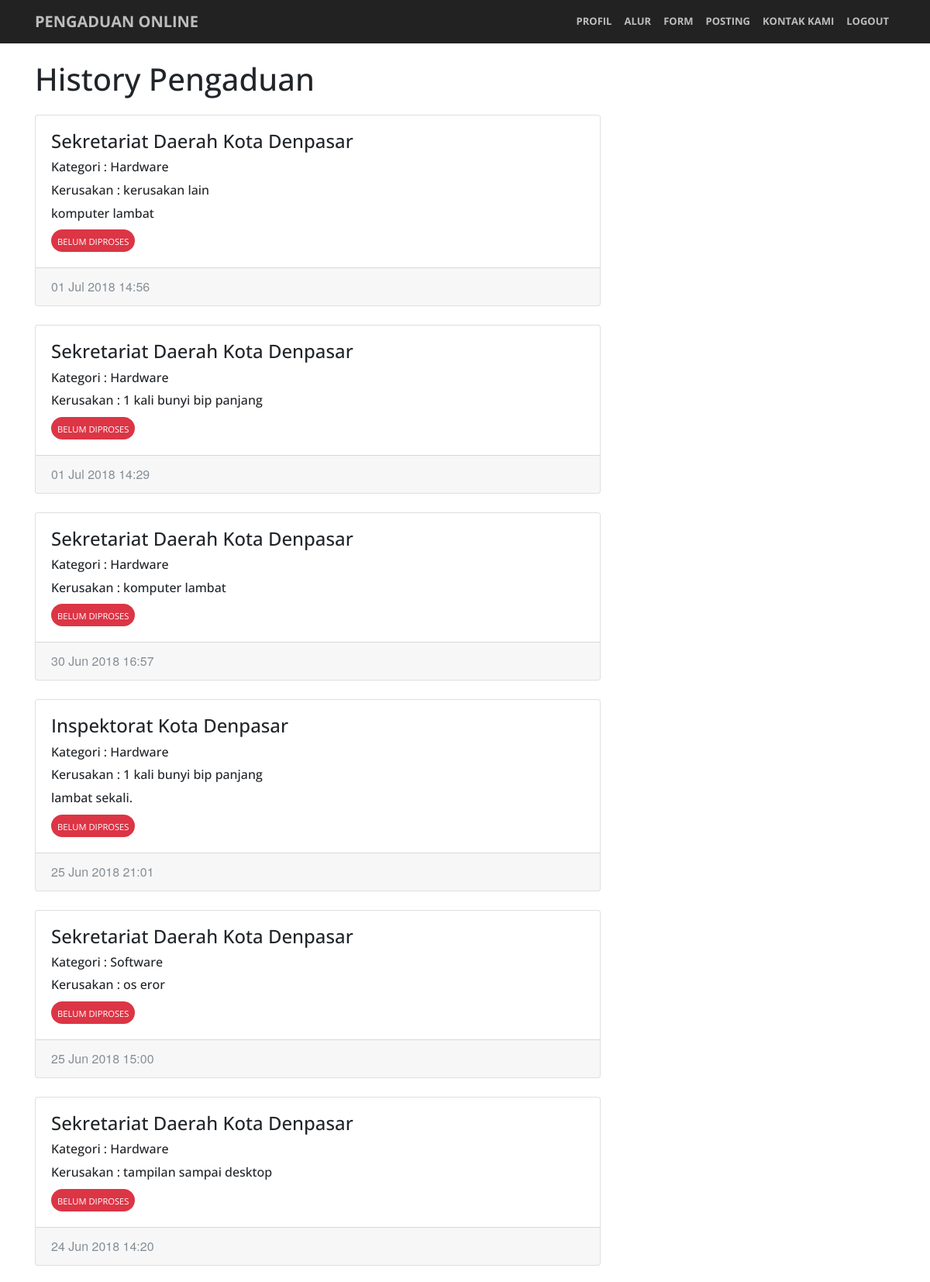
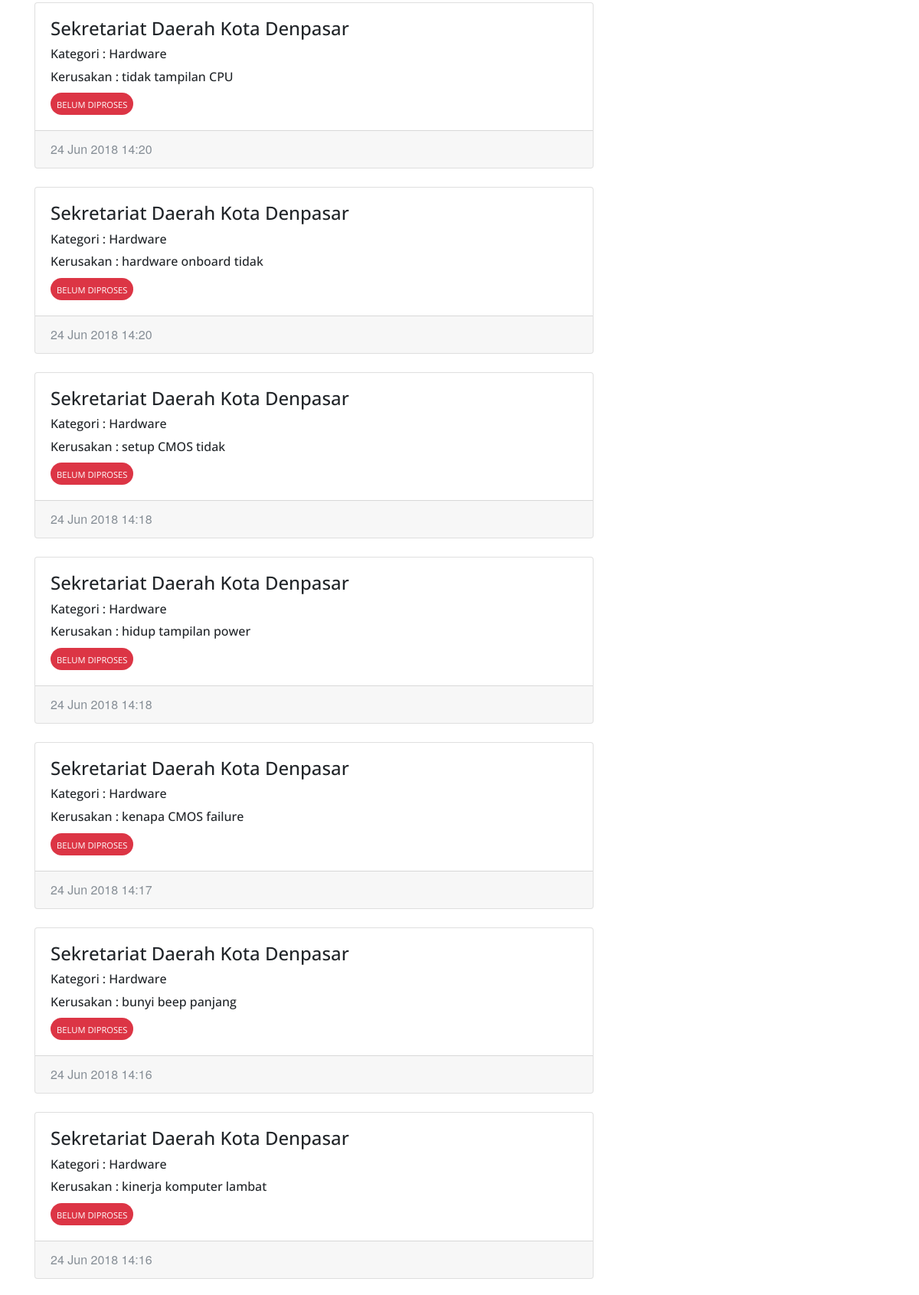
Page /index.php/welcome/posting (upper part) on the committed database (2 pictures, top to bottom).
### tables this page shows
CREATE TABLE `tabelpengaduan` (
  `id` int(5) NOT NULL AUTO_INCREMENT,
  `idInstansi` int(5) NOT NULL,
  `idKategori` int(5) NOT NULL,
  `idKerusakan` int(5) NOT NULL,
  `comment` varchar(100) DEFAULT NULL,
  `timestamp` timestamp NOT NULL DEFAULT CURRENT_TIMESTAMP,
  `status` varchar(50) DEFAULT 'belum diproses',
  `nomorSurat` varchar(50) DEFAULT NULL,
  PRIMARY KEY (`id`)
);

CREATE TABLE `instansi` (
  `id` int(5) NOT NULL AUTO_INCREMENT,
  `nama` varchar(100) DEFAULT NULL,
  PRIMARY KEY (`id`)
);

CREATE TABLE `kategori` (
  `id` int(5) NOT NULL AUTO_INCREMENT,
  `nama` varchar(50) DEFAULT NULL,
  PRIMARY KEY (`id`)
);

CREATE TABLE `kerusakan` (
  `id` int(5) NOT NULL AUTO_INCREMENT,
  `idKategori` int(5) NOT NULL,
  `namaKerusakan` text,
  PRIMARY KEY (`id`)
);

### application/controllers/welcome.php (called while the page is built, shortened)
<?php
class Welcome extends CI_Controller {
	public function posting()
	{
		$get_posting = $this->db->select('p.*, i.nama as instansi, k.nama as kategori, namaKerusakan')->from('tabelPengaduan p')
			->join('instansi i', 'i.id = p.idInstansi')
			->join('kategori k', 'k.id = p.idKategori')
			->join('kerusakan kr', 'kr.id = p.idKerusakan')
			->order_by('id','desc')
			->get();
			$data['posting'] = $get_posting->result();
		$this->load->view('posting', $data);
	}
}

### index.php (called while the page is built, shortened)
<?php
require_once BASEPATH.'core/CodeIgniter.php';

### application/views/posting.php (the view, shortened to what this page needs)
<!DOCTYPE html>
<html lang="en">
  <head>
    <link href="<?php echo base_url() ?>assets/vendor/bootstrap/css/bootstrap.min.css" rel="stylesheet">
    <link href="/skripsi/assets/vendor/font-awesome/css/font-awesome.min.css" rel="stylesheet" type="text/css">
    <link href="<?php echo base_url() ?>assets/css/blog-post.css" rel="stylesheet">
    <link href="/skripsi/assets/css/creative.min.css" rel="stylesheet">
  </head>
  <body>
    <nav class="navbar navbar-expand-lg navbar-light bg-dark fixed-top" id="mainNav">
      <div class="container">
        <a class="navbar-brand" href="<?php echo base_url('Pengaduan/index') ?>">PENGADUAN ONLINE</a>
        <div class="collapse navbar-collapse" id="navbarResponsive">
          <ul class="navbar-nav ml-auto">
            <li class="nav-item">
              <a class="nav-link" href="<?php echo base_url('Pengaduan/index/#about') ?>">PROFIL</a>
            </li>
            <li class="nav-item">
              <a class="nav-link" href="<?php echo base_url('Pengaduan/index/#alur') ?>">ALUR</a>
            </li>
            <li class="nav-item">
              <a class="nav-link" href="<?php echo base_url('Pengaduan/index/#form') ?>">FORM</a>
            </li>
            <li class="nav-item active">
              <a class="nav-link" href="<?php echo base_url('welcome/posting') ?>">POSTING</a>
            </li>
            <li class="nav-item">
              <a class="nav-link" href="<?php echo base_url('Pengaduan/index/#contact') ?>">KONTAK KAMI</a>
            </li>
            <li class="nav-item">
              <a class="nav-link js-scroll-trigger" href="<?php echo base_url('Pengaduan/signOut') ?>">LOGOUT</a>
            </li>
          </ul>
        </div>
      </div>
    </nav>
    <div class="container">
      <div class="row">
        <div class="col-md-8">
          <h1 class="my-4">History Pengaduan</h1>
          <?php foreach ($posting as $key => $post): ?>
            <div class="card mb-4">
              <div class="card-body">
                <h4 class="card-title"><?php echo $post->instansi;?></h4>
                <h6 class="card-title">Kategori : <?php echo $post->kategori;?></h6>
                <h6 class="card-title">Kerusakan : <?php echo $post->namaKerusakan;?></h6>
                <h6 class="card-title"><?php echo $post->comment;?></h6>
                <?php
                  if($post->status=='belum diproses'){?>
                    <span class="btn btn-danger btn-sm"><small><?php echo $post->status;?></small></span><?php
                  }
                  else{?>
                    <span class="btn btn-success btn-sm"><small><?php echo $post->status;?></small></span><?php
                  }?>
              </div>
              <div class="card-footer text-muted">
                <?php $date = date_create($post->timestamp);
                  echo date_format($date,"d M Y H:i"); ?>
              </div>
            </div>
          <?php endforeach ?>
        </div>
        <div class="col-md-4">
        </div>
      </div>
    </div>
  </body>
</html>

### assets/css/blog-post.css (style rules this page uses)
body { padding-top: 54px; }
@media (min-width: 992px) { body { padding-top: 56px; } }

### rows in the picture
tabelpengaduan: idInstansi.nama "Sekretariat Daerah Kota Denpasar", idKategori.nama "Hardware", idKerusakan.namaKerusakan "kerusakan lain", comment "komputer lambat", status "BELUM DIPROSES", timestamp "01 Jul 2018 14:56"
tabelpengaduan: idInstansi.nama "Sekretariat Daerah Kota Denpasar", idKategori.nama "Hardware", idKerusakan.namaKerusakan "1 kali bunyi bip panjang", status "BELUM DIPROSES", timestamp "01 Jul 2018 14:29"
tabelpengaduan: idInstansi.nama "Sekretariat Daerah Kota Denpasar", idKategori.nama "Hardware", idKerusakan.namaKerusakan "komputer lambat", status "BELUM DIPROSES", timestamp "30 Jun 2018 16:57"
tabelpengaduan: idInstansi.nama "Inspektorat Kota Denpasar", idKategori.nama "Hardware", idKerusakan.namaKerusakan "1 kali bunyi bip panjang", comment "lambat sekali.", status "BELUM DIPROSES", timestamp "25 Jun 2018 21:01"
tabelpengaduan: idInstansi.nama "Sekretariat Daerah Kota Denpasar", idKategori.nama "Software", idKerusakan.namaKerusakan "os eror", status "BELUM DIPROSES", timestamp "25 Jun 2018 15:00"
tabelpengaduan: idInstansi.nama "Sekretariat Daerah Kota Denpasar", idKategori.nama "Hardware", idKerusakan.namaKerusakan "tampilan sampai desktop", status "BELUM DIPROSES", timestamp "24 Jun 2018 14:20"
tabelpengaduan: idInstansi.nama "Sekretariat Daerah Kota Denpasar", idKategori.nama "Hardware", idKerusakan.namaKerusakan "tidak tampilan CPU", status "BELUM DIPROSES", timestamp "24 Jun 2018 14:20"
tabelpengaduan: idInstansi.nama "Sekretariat Daerah Kota Denpasar", idKategori.nama "Hardware", idKerusakan.namaKerusakan "hardware onboard tidak", status "BELUM DIPROSES", timestamp "24 Jun 2018 14:20"
tabelpengaduan: idInstansi.nama "Sekretariat Daerah Kota Denpasar", idKategori.nama "Hardware", idKerusakan.namaKerusakan "setup CMOS tidak", status "BELUM DIPROSES", timestamp "24 Jun 2018 14:18"
tabelpengaduan: idInstansi.nama "Sekretariat Daerah Kota Denpasar", idKategori.nama "Hardware", idKerusakan.namaKerusakan "hidup tampilan power", status "BELUM DIPROSES", timestamp "24 Jun 2018 14:18"
tabelpengaduan: idInstansi.nama "Sekretariat Daerah Kota Denpasar", idKategori.nama "Hardware", idKerusakan.namaKerusakan "kenapa CMOS failure", status "BELUM DIPROSES", timestamp "24 Jun 2018 14:17"
tabelpengaduan: idInstansi.nama "Sekretariat Daerah Kota Denpasar", idKategori.nama "Hardware", idKerusakan.namaKerusakan "bunyi beep panjang", status "BELUM DIPROSES", timestamp "24 Jun 2018 14:16"
tabelpengaduan: idInstansi.nama "Sekretariat Daerah Kota Denpasar", idKategori.nama "Hardware", idKerusakan.namaKerusakan "kinerja komputer lambat", status "BELUM DIPROSES", timestamp "24 Jun 2018 14:16"
